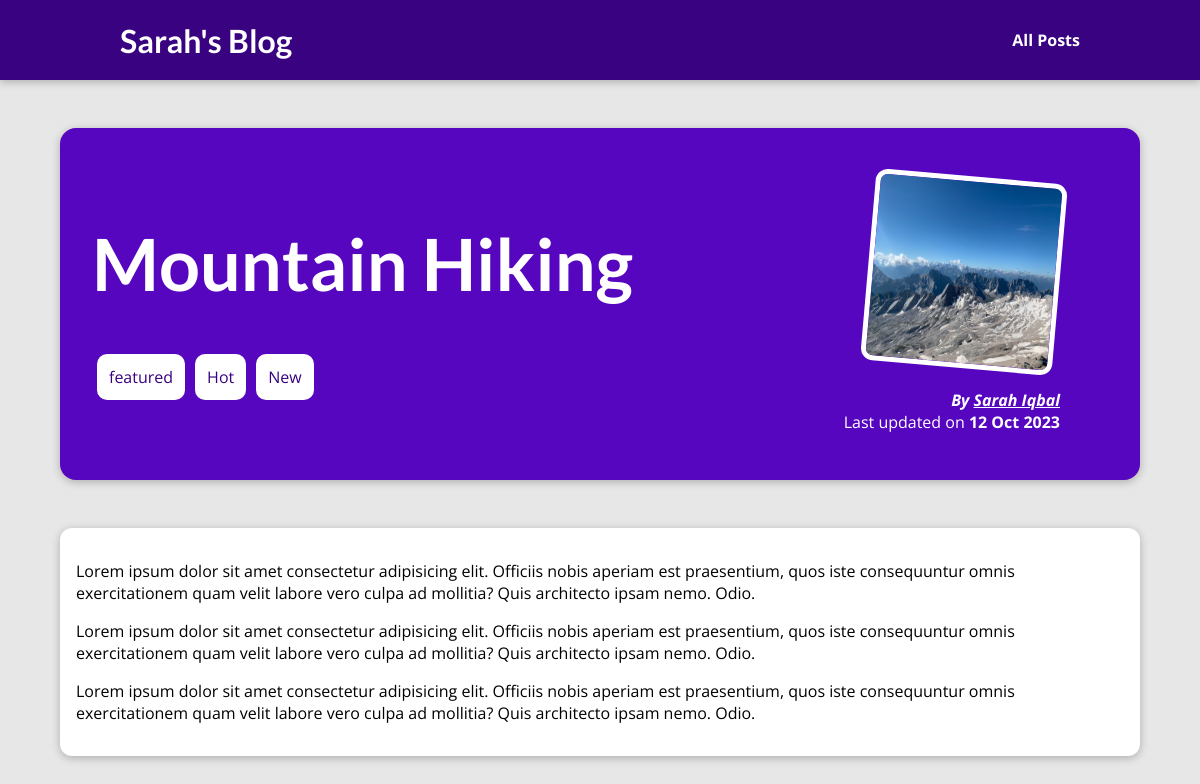
The app's page /posts/mountain-hiking with its own data.
### blog/models.py (models this page shows, shortened)
class Post(models.Model):
    title = models.CharField(max_length=150)
    excerpt = models.CharField(max_length=200)
    image_name = models.CharField(max_length=100)
    date = models.DateField(auto_now=True)
    slug = models.SlugField(unique=True, db_index=True)
    content = models.TextField(validators=[MinLengthValidator(10)])
    author = models.ForeignKey(
        Author, on_delete=models.SET_NULL, null=True, related_name="posts"
    )
    tags = models.ManyToManyField(Tag)

class Tag(models.Model):
    caption = models.CharField(max_length=20)
    def __str__(self) -> str:
        return self.caption

class Author(models.Model):
    first_name = models.CharField(max_length=100)
    last_name = models.CharField(max_length=100)
    email_address = models.EmailField()
    def __str__(self) -> str:
        return f"{self.first_name} {self.last_name}"

### blog/views.py (the view)
# urls.py: path("posts/<slug:slug>", views.post_detail,
def post_detail(request, slug):
    identified_post = get_object_or_404(Post, slug=slug)
    return render(
        request,
        "blog/post-detail.html",
        {"post": identified_post, "tags": identified_post.tags.all()},
    )

### blog/templates/blog/post-detail.html (shortened to what this page needs)
{% extends "base.html" %}
{% load static %}
{% block css_files %}
  <link rel="stylesheet" href="{% static "blog/post-detail.css" %}" />
{% endblock css_files %}
{% block content %}
  <section id="summary">
    <h2>{{ post.title }}</h2>
    <div>
      {% for tag in tags %}<span class="tag">{{ tag }}</span>{% endfor %}
    </div>
    <article>
      <img src="{% static "blog/images/"|add:post.image_name %}" alt="{{ post.title }}" />
      <address>By <a href="mailto:{{post.author.email_address}}">{{ post.author }}</a></address>
      <div>
        Last updated on <time>{{ post.date|date:"d M Y" }}</time>
      </div>
    </article>
  </section>
  <main>
    {{ post.content|linebreaks }}
  </main>
{% endblock content %}

### templates/base.html (shortened to what this page needs)
{% load static %}
<!DOCTYPE html>
<html lang="en">
  <head>
    <link rel="stylesheet" href="{% static "app.css" %}">
    {% block css_files %}
    {% endblock css_files %}
  </head>
  <body>
    <header id="main-navigation">
      <h1>
        <a href="{% url "starting-page" %}">Sarah's Blog</a>
      </h1>
      <nav>
        <a href="{% url "posts-page" %}">All Posts</a>
      </nav>
    </header>
    {% block content %}
    {% endblock content %}
  </body>
</html>

### static/app.css (style rules this page uses)
* { box-sizing: border-box; }
html { font-family: 'Open Sans', 'Lato', sans-serif; }
body { margin: 0; }
h1, h2, h3 { font-family: 'Lato', sans-serif; font-weight: bold; }
#main-navigation { width: 100%; height: 5rem; display: flex; justify-content: space-between; align-items: center; padding: 0 10%; position: absolute; top: 0; left: 0; }
#main-navigation a { text-decoration: none; color: white; font-weight: bold; }

### blog/static/blog/post-detail.css (style rules this page uses)
body { background-color: #e7e7e7; }
#main-navigation { background-color: #390281; box-shadow: 0 2px 8px rgba(0, 0, 0, 0.25); }
#summary { margin: 8rem auto 3rem auto; padding: 2rem; width: 90%; max-width: 90rem; border-radius: 16px; background-color: #5706c0; position: relative; box-shadow: 0 2px 8px rgba(0, 0, 0, 0.25); height: 22rem; }
#summary h2 { color: white; font-size: 4.5rem; }
#summary article { position: absolute; top: 2rem; right: 3rem; padding: 1rem 2rem; border-radius: 12px; text-align: right; color: white; }
#summary article img { width: 12rem; height: 12rem; border-radius: 12px; transform: rotateZ(5deg); border: 5px solid white; margin-bottom: 1rem; }
#summary address { font-weight: bold; }
#summary time { font-weight: bold; }
#summary article a:link { color: white; }
main { width: 90%; max-width: 90rem; margin: 3rem auto; background-color: white; padding: 1rem; border-radius: 12px; box-shadow: 0 2px 8px rgba(0, 0, 0, 0.25); }
.tag { background-color: rgb(255, 255, 255); color: #390281; padding: 12px; border-radius: 10px; margin: 5px; }

### records on screen
Post: title "Mountain Hiking", image_name (picture), author "Sarah Iqbal", date "12 Oct 2023", content "Lorem ipsum dolor sit amet consectetur adipisicing elit. Officiis nobis aperiam est praesentium, quos iste consequuntur omnis exercitationem quam velit labore vero culpa ad mollitia? Quis architecto ipsam nemo. Odio. Lorem ipsum dolor sit amet consectetur adipisicing elit. Officiis nobis aperiam est praesentium, quos iste consequuntur omnis exercitationem quam velit labore vero culpa ad mollitia? Quis architecto ipsam nemo. Odio. Lorem ipsum dolor sit amet consectetur adipisicing elit. Officiis nobis aperiam est praesentium, quos iste consequuntur omnis exercitationem quam velit labore vero culpa ad mollitia? Quis architecto ipsam nemo. Odio."
Tag: caption "featured"
Tag: caption "Hot"
Tag: caption "New"
